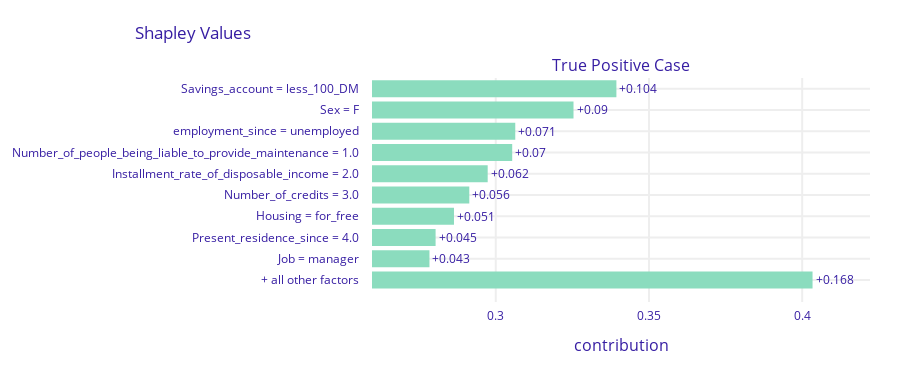

Notebook code cell kept with this figure:
### Markdown cell above
### Explain instances
'break_down'

'break_down_interactions'

'shap'

This function calculates Variable Attributions as Break Down (https://pbiecek.github.io/ema/breakDown.html) or Shapley Values explanations (https://pbiecek.github.io/ema/shapley.html).

Model prediction is decomposed into parts that are attributed for particular variables.

### Code cell
print("true value:", y_test.iloc[idx3])
print("prediction:", prediction_clf[idx3])

#Shap
sh_TPcase = exp.predict_parts(TPcase, type='shap', B = 20)
sh_TPcase.result.label = "True Positive Case"
sh_TPcase.plot(max_vars=10)

print("intance of test set:")
TPcase

### Figure 1 — Plotly figure (JSON) as saved in the notebook; plotly's stock layout.template omitted (floating-point values rounded to 4 significant figures)
{"data": [{"base": 0.2354, "hoverinfo": "text", "hoverlabel": {"bgcolor": "rgba(0,0,0,0.8)"}, "hovertext": ["Average response: 0.235<br>Prediction: 0.999<br>Savings_account = less_100_DM<br>increases average response <br>by 0.104", "Average response: 0.235<br>Prediction: 0.999<br>Sex = F<br>increases average response <br>by 0.09", "Average response: 0.235<br>Prediction: 0.999<br>employment_since = unemployed<br>increases average response <br>by 0.071", "Average response: 0.235<br>Prediction: 0.999<br>Number_of_people_being_liable_to_provide_maintenance = 1.0<br>increases average response <br>by 0.07", "Average response: 0.235<br>Prediction: 0.999<br>Installment_rate_of_disposable_income = 2.0<br>increases average response <br>by 0.062", "Average response: 0.235<br>Prediction: 0.999<br>Number_of_credits = 3.0<br>increases average response <br>by 0.056", "Average response: 0.235<br>Prediction: 0.999<br>Housing = for_free<br>increases average response <br>by 0.051", "Average response: 0.235<br>Prediction: 0.999<br>Present_residence_since = 4.0<br>increases average response <br>by 0.045", "Average response: 0.235<br>Prediction: 0.999<br>Job = manager<br>increases average response <br>by 0.043", "Average response: 0.235<br>Prediction: 0.999<br>+ all other factors<br>increases average response <br>by 0.168"], "marker": {"color": ["#8bdcbe", "#8bdcbe", "#8bdcbe", "#8bdcbe", "#8bdcbe", "#8bdcbe", "#8bdcbe", "#8bdcbe", "#8bdcbe", "#8bdcbe"]}, "orientation": "h", "showlegend": false, "text": ["+0.104", "+0.09", "+0.071", "+0.07", "+0.062", "+0.056", "+0.051", "+0.045", "+0.043", "+0.168"], "textposition": "outside", "type": "bar", "x": [0.104, 0.09, 0.071, 0.07, 0.062, 0.056, 0.051, 0.045, 0.043, 0.168], "xaxis": "x", "y": ["Savings_account = less_100_DM", "Sex = F", "employment_since = unemployed", "Number_of_people_being_liable_to_provide_maintenance = 1.0", "Installment_rate_of_disposable_income = 2.0", "Number_of_credits = 3.0", "Housing = for_free", "Present_residence_since = 4.0", "Job = manager", "+ all other factors"], "yaxis": "y"}], "layout": {"annotations": [{"font": {"size": 16}, "showarrow": false, "text": "True Positive Case", "x": 0.5, "xanchor": "center", "xref": "paper", "y": 1, "yanchor": "bottom", "yref": "paper"}, {"font": {"size": 16}, "showarrow": false, "text": "contribution", "x": 0.5, "xanchor": "center", "xref": "paper", "y": 0, "yanchor": "top", "yref": "paper", "yshift": -30}], "font": {"color": "#371ea3"}, "height": 373, "margin": {"b": 71, "r": 30, "t": 78}, "shapes": [{"line": {"color": "#371ea3", "dash": "dot", "width": 1.5}, "type": "line", "x0": 0.2354, "x1": 0.2354, "xref": "x", "y0": 0, "y1": 10, "yref": "y"}], "title": {"text": "Shapley Values", "x": 0.15}, "xaxis": {"anchor": "y", "automargin": true, "domain": [0, 1], "fixedrange": true, "gridwidth": 2, "range": [0.2596, 0.4221], "tickcolor": "white", "ticklen": 3, "ticks": "outside", "type": "linear", "zeroline": false}, "yaxis": {"anchor": "x", "automargin": true, "autorange": "reversed", "domain": [0, 1], "fixedrange": true, "gridwidth": 2, "tickcolor": "white", "ticklen": 10, "ticks": "outside", "type": "category"}}}
